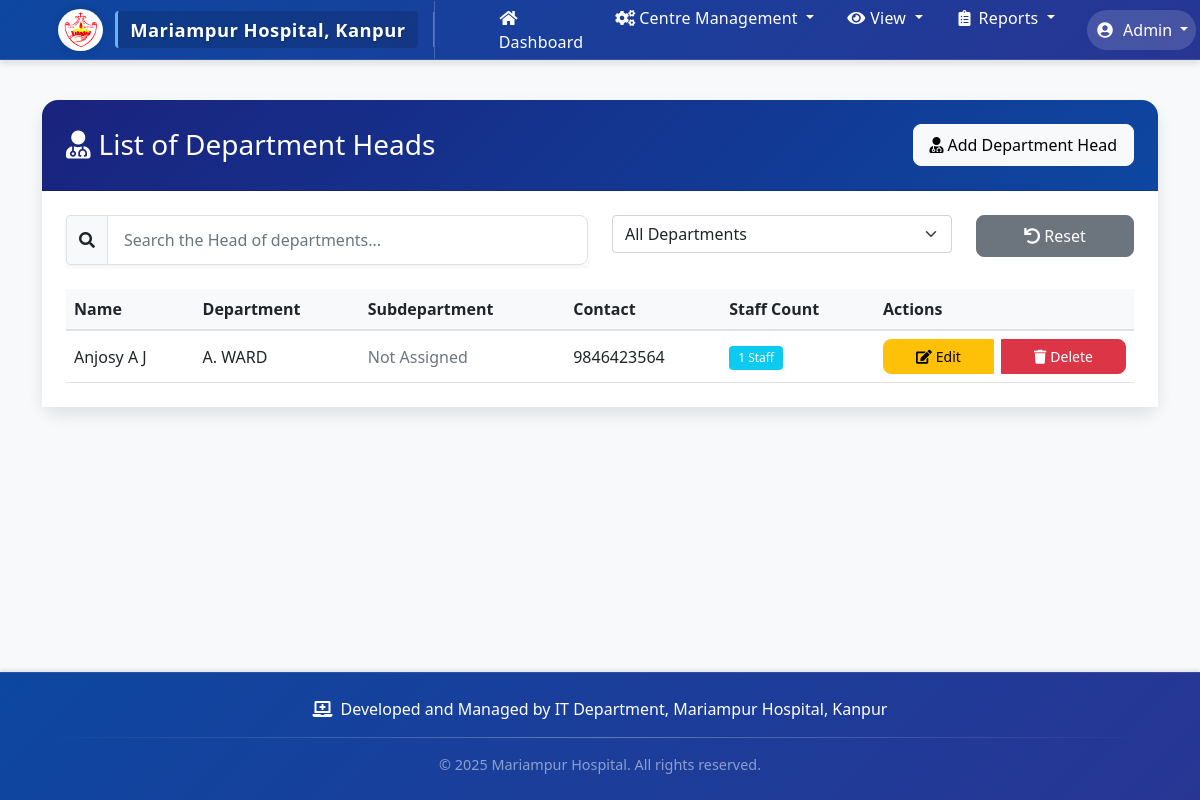
The page /department-heads/ (signed in) on the database as committed earlier.
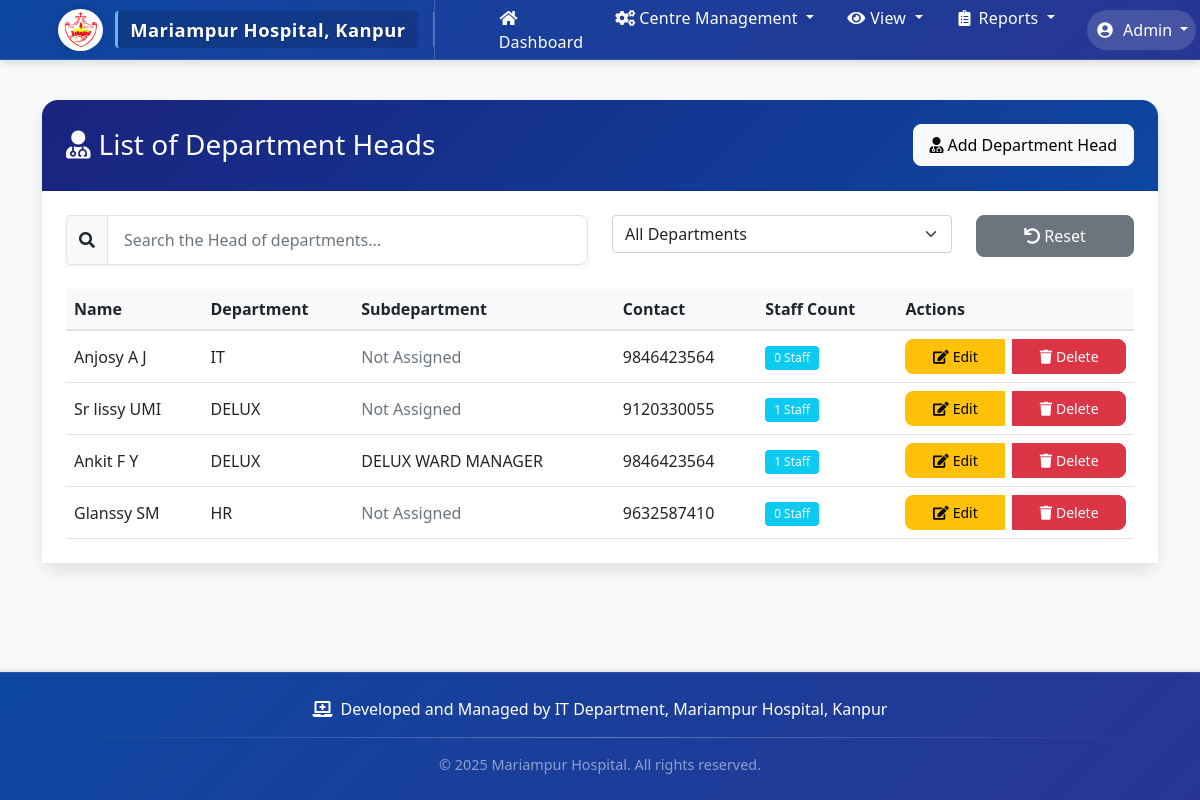
The same page on the database as committed later.
### staff_monitor/models.py (models this page shows, shortened)
class DepartmentHead(models.Model):
    user = models.OneToOneField(User, on_delete=models.CASCADE)
    department = models.ForeignKey(Department, on_delete=models.PROTECT)
    subdepartment = models.ForeignKey(SubDepartment, on_delete=models.PROTECT, null=True, blank=True)
    designation = models.CharField(max_length=100, default="Department Head")
    contact_number = models.CharField(max_length=15)
    joining_date = models.DateField(null=True, blank=True)
    appointment_date = models.DateField(null=True, blank=True)
    managed_staff = models.ManyToManyField('Staff', related_name='supervisors', blank=True)
    is_hr_head = models.BooleanField(default=False)

class Department(models.Model):
    name = models.CharField(max_length=100, unique=True)
    created_at = models.DateTimeField(auto_now_add=True)
    class Meta:
        ordering = ['name']

class SubDepartment(models.Model):
    name = models.CharField(max_length=100)
    department = models.ForeignKey(Department, related_name='subdepartments', on_delete=models.CASCADE)
    created_at = models.DateTimeField(auto_now_add=True)
    class Meta:
        ordering = ['name']
        unique_together = ['name', 'department']  # Prevent duplicate subdepartment names within a department

### staff_monitor/views.py (the view, shortened to what this page needs)
# urls.py: path('department-heads/', views.superintendent_list, name='superintendent_list'),
@login_required
def superintendent_list(request):
    if request.user.is_staff:
        superintendents = DepartmentHead.objects.all()
        departments = Department.objects.all()
        for superintendent in superintendents:
            staff_query = Staff.objects.filter(department=superintendent.department)
            if superintendent.subdepartment:
                staff_count = staff_query.filter(subdepartment=superintendent.subdepartment).count()
            else:
                staff_count = staff_query.count()
            superintendent.staff_count = staff_count
        return render(request, 'staff_monitor/superintendent_list.html', {
            'superintendents': superintendents,
            'departments': departments,
            'is_admin': True
        })

### staff_monitor/templates/staff_monitor/superintendent_list.html (shortened to what this page needs)
{% extends 'staff_monitor/base.html' %}
{% block content %}
<div class="card">
    <div class="card-header bg-primary text-white d-flex justify-content-between align-items-center">
        <h3 class="mb-0">
            <i class="fas fa-user-md me-2"></i>List of Department Heads
        </h3>
        {% if is_admin or is_hr_head and department_head.privileges.can_add_department_head %}
        <a href="{% url 'add_superintendent' %}" class="btn btn-light">
            <i class="fas fa-user-md me-1"></i>Add Department Head
        </a>
        {% endif %}
    </div>
    <div class="card-body">
        <div class="row mb-4">
            <div class="col-md-6">
                <div class="input-group">
                    <span class="input-group-text bg-light">
                        <i class="fas fa-search"></i>
                    </span>
                    <input type="text" id="superintendentSearch" class="form-control" placeholder="Search the Head of departments...">
                </div>
            </div>
            {% if is_admin or is_hr_head %}
            <div class="col-md-4">
                <select id="departmentFilter" class="form-select">
                    <option value="">All Departments</option>
                </select>
            </div>
            <div class="col-md-2">
                <button id="resetFilters" class="btn btn-secondary w-100">
                    <i class="fas fa-undo me-1"></i>Reset
                </button>
            </div>
            {% endif %}
        </div>
        {% if show_by_department %}
        <div class="accordion" id="departmentsAccordion">
            {% for dept_id, dept_data in superintendents_by_department.items %}
            <div class="accordion-item mb-3 department-section" data-department="{{ dept_data.name }}">
                <h2 class="accordion-header" id="heading{{ dept_id }}">
                    <button class="accordion-button" type="button" data-bs-toggle="collapse" data-bs-target="#collapse{{ dept_id }}" aria-expanded="true" aria-controls="collapse{{ dept_id }}">
                        <i class="fas fa-hospital me-2"></i>{{ dept_data.name }} Department
                        <span class="badge bg-primary ms-2">{{ dept_data.department_heads.count }} Department Heads</span>
                    </button>
                </h2>
                <div id="collapse{{ dept_id }}" class="accordion-collapse collapse show" aria-labelledby="heading{{ dept_id }}" data-bs-parent="#departmentsAccordion">
                    <div class="accordion-body p-0">
                        <div class="table-responsive">
                            <table class="table table-hover mb-0">
                                <thead class="table-light">
                                    <tr>
                                        <th>Name</th>
                                        <th>Subdepartment</th>
                                        <th>Contact</th>
                                        <th>Staff Count</th>
                                        <th>Actions</th>
                                    </tr>
                                </thead>
                                <tbody>
                                    {% for superintendent in dept_data.department_heads %}
                                    <tr class="superintendent-row">
                                        <td>{{ superintendent.user.get_full_name }}</td>
                                        <td>
                                            {% if superintendent.subdepartment %}
                                                {{ superintendent.subdepartment.name }}
                                            {% else %}
                                                <span class="text-muted">Not Assigned</span>
                                            {% endif %}
                                        </td>
                                        <td>{{ superintendent.contact_number }}</td>
                                        <td>
                                            <span class="badge bg-info">
                                                {{ superintendent.staff_count }} Staff
                                            </span>
                                        </td>
                                        <td>
                                            <div class="btn-group">
                                                {% if is_hr_head and department_head.privileges.can_edit_department_head %}
                                                <a href="{% url 'edit_superintendent' superintendent.id %}" class="btn btn-warning btn-sm">
                                                    <i class="fas fa-edit me-1"></i>Edit
                                                </a>
                                                {% endif %}
                                                {% if is_hr_head and department_head.privileges.can_delete_department_head %}
                                                <button class="btn btn-danger btn-sm delete-department-head"
                                                        data-superintendent-id="{{ superintendent.id }}"
                                                        data-superintendent-name="{{ superintendent.user.get_full_name }}">
                                                    <i class="fas fa-trash me-1"></i>Delete
                                                </button>
                                                {% endif %}
                                            </div>
                                        </td>
                                    </tr>
                                    {% empty %}
                                    <tr>
                                        <td colspan="5" class="text-center py-4">
                                            <i class="fas fa-user-md text-muted me-2"></i>No department heads found
                                        </td>
                                    </tr>
                                    {% endfor %}
                                </tbody>
                            </table>
                        </div>
                    </div>
                </div>
            </div>
            {% endfor %}
        </div>
        {% else %}
        <div class="table-responsive">
            <table class="table table-hover">
                <thead class="table-light">
                    <tr>
                        <th>Name</th>
                        <th>Department</th>
                        <th>Subdepartment</th>
                        <th>Contact</th>
                        <th>Staff Count</th>
                        <th>Actions</th>
                    </tr>
                </thead>
                <tbody>
                    {% for superintendent in superintendents %}
                    <tr class="superintendent-row">
                        <td>{{ superintendent.user.get_full_name }}</td>
                        <td>{{ superintendent.department.name }}</td>
                        <td>
                            {% if superintendent.subdepartment %}
                                {{ superintendent.subdepartment.name }}
                            {% else %}
                                <span class="text-muted">Not Assigned</span>
                            {% endif %}
                        </td>
                        <td>{{ superintendent.contact_number }}</td>
                        <td>
                            <span class="badge bg-info">
                                {{ superintendent.staff_count }} Staff
                            </span>
                        </td>
                        <td>
                            <div class="btn-group">
                                <a href="{% url 'edit_superintendent' superintendent.id %}" class="btn btn-warning btn-sm">
                                    <i class="fas fa-edit me-1"></i>Edit
                                </a>
                                <button class="btn btn-danger btn-sm delete-department-head"
                                        data-superintendent-id="{{ superintendent.id }}"
                                        data-superintendent-name="{{ superintendent.user.get_full_name }}">
                                    <i class="fas fa-trash me-1"></i>Delete
                                </button>
                            </div>
                        </td>
                    </tr>
                    {% empty %}
                    <tr>
                        <td colspan="6" class="text-center py-4">
                            <i class="fas fa-user-md text-muted me-2"></i>No department heads found
                        </td>
                    </tr>
                    {% endfor %}
                </tbody>
            </table>
        </div>
        {% endif %}
    </div>
</div>
{% endblock %}

### staff_monitor/templates/staff_monitor/base.html (shortened to what this page needs)
{% load static %}
<!DOCTYPE html>
<html lang="en">
<head>
    <link href="https://cdn.jsdelivr.net/npm/bootstrap@5.1.3/dist/css/bootstrap.min.css" rel="stylesheet">
    <link href="https://cdnjs.cloudflare.com/ajax/libs/font-awesome/5.15.4/css/all.min.css" rel="stylesheet">
    <link href="https://cdn.jsdelivr.net/npm/sweetalert2@11.7.32/dist/sweetalert2.min.css" rel="stylesheet">
</head>
<body>
    <nav class="navbar navbar-expand-lg navbar-dark">
        <div class="container">
            <a class="navbar-brand" href="{% url 'dashboard' %}">
                <img src="{% static 'images/hospital-logo.png' %}" alt="Hospital Logo">
                <span class="hospital-name">Mariampur Hospital, Kanpur</span>
            </a>
            {% if request.path != '/login/' %}
            {% if user.is_authenticated %}
            <div class="collapse navbar-collapse" id="navbarNav">
                <ul class="navbar-nav me-auto">
                    <li class="nav-item">
                        <a class="nav-link nav-btn" href="{% url 'dashboard' %}">
                            <i class="fas fa-home me-1"></i>Dashboard
                        </a>
                    </li>
                {% if user.is_staff %}
                    <li class="nav-item dropdown">
                        <a class="nav-link dropdown-toggle nav-btn" href="#" id="centerManagementDropdown" role="button" data-bs-toggle="dropdown" aria-expanded="false">
                            <i class="fas fa-cogs me-1"></i>Centre Management
                        </a>
                    </li>
                    <li class="nav-item dropdown">
                        <a class="nav-link dropdown-toggle nav-btn" href="#" id="viewDropdown" role="button" data-bs-toggle="dropdown" aria-expanded="false">
                            <i class="fas fa-eye me-1"></i>View
                        </a>
                    </li>
                    <li class="nav-item dropdown">
                        <a class="nav-link dropdown-toggle nav-btn" href="#" id="reportsDropdown" role="button" data-bs-toggle="dropdown" aria-expanded="false">
                            <i class="fas fa-clipboard-list me-1"></i>Reports
                        </a>
                    </li>
                {% endif %}
                </ul>
                <ul class="navbar-nav ms-auto">
                    <li class="nav-item dropdown">
                        <a class="nav-link dropdown-toggle user-dropdown-btn" href="#" id="userDropdown" role="button" data-bs-toggle="dropdown" aria-expanded="false">
                            <i class="fas fa-user-circle me-1"></i>
                            {{ user.get_full_name|default:user.username }}
                        </a>
                    </li>
                </ul>
            </div>
            {% endif %}
            {% endif %}
        </div>
    </nav>
    <div class="content-wrapper">
    <div class="container mt-4">
        {% block content %}
        {% endblock %}
    </div>
    </div>
    <footer class="footer">
        <div class="container">
            <div class="footer-content">
                <i class="fas fa-laptop-medical"></i>
                <span>Developed and Managed by IT Department, Mariampur Hospital, Kanpur</span>
            </div>
            <div class="footer-divider"></div>
            <div class="text-center text-white-50" style="font-size: 0.9rem;">
                <span>&copy; {% now "Y" %} Mariampur Hospital. All rights reserved.</span>
            </div>
        </div>
    </footer>
</body>
</html>

Rows that differ between the two databases and show on the page:
changed DepartmentHead "Anjosy A J": department.name "A. WARD" → "IT"; staff_count "1" → "0"
added DepartmentHead: user.get_full_name "Sr lissy UMI", department.name "DELUX", shows "Not Assigned", contact_number "9120330055", staff_count "1"
added DepartmentHead: user.get_full_name "Ankit F Y", department.name "DELUX", subdepartment.name "DELUX WARD MANAGER", contact_number "9846423564", staff_count "1"
added DepartmentHead: user.get_full_name "Glanssy SM", department.name "HR", shows "Not Assigned", contact_number "9632587410", staff_count "0"
